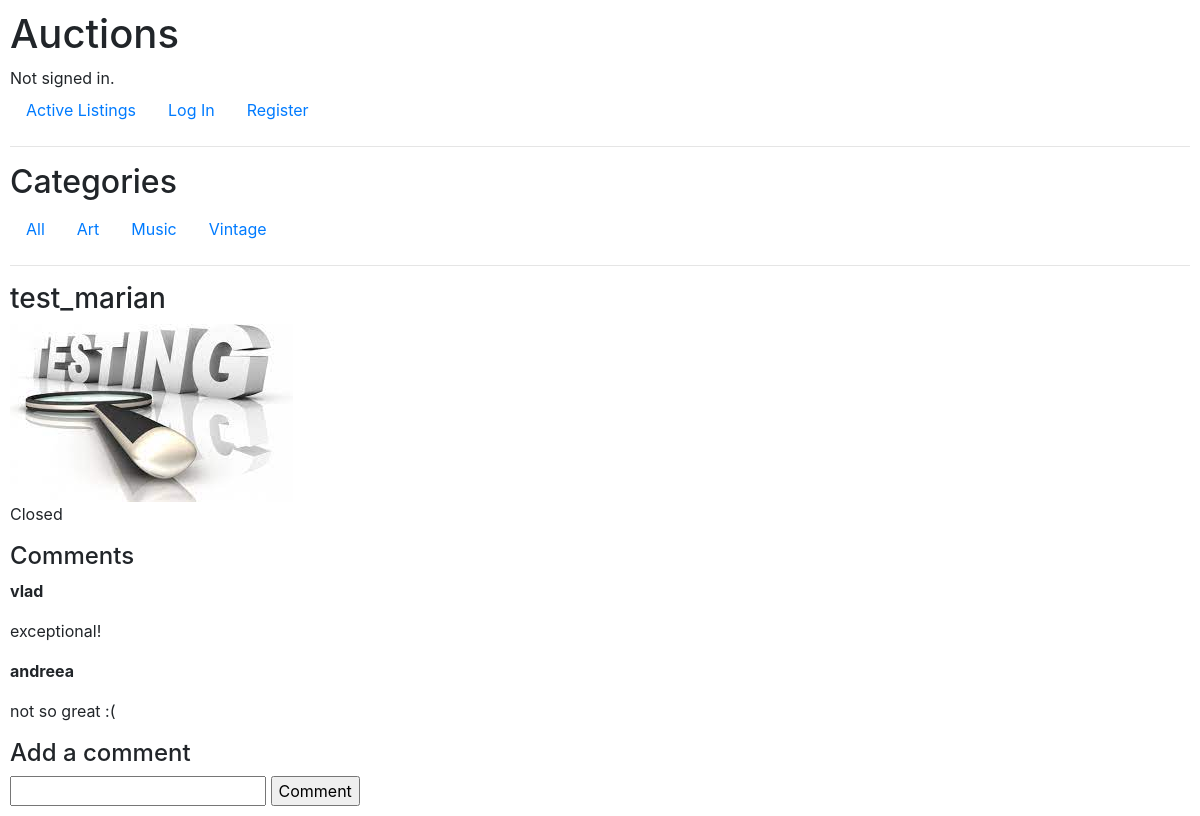
/listing/2, run on an earlier commit of the app's database.
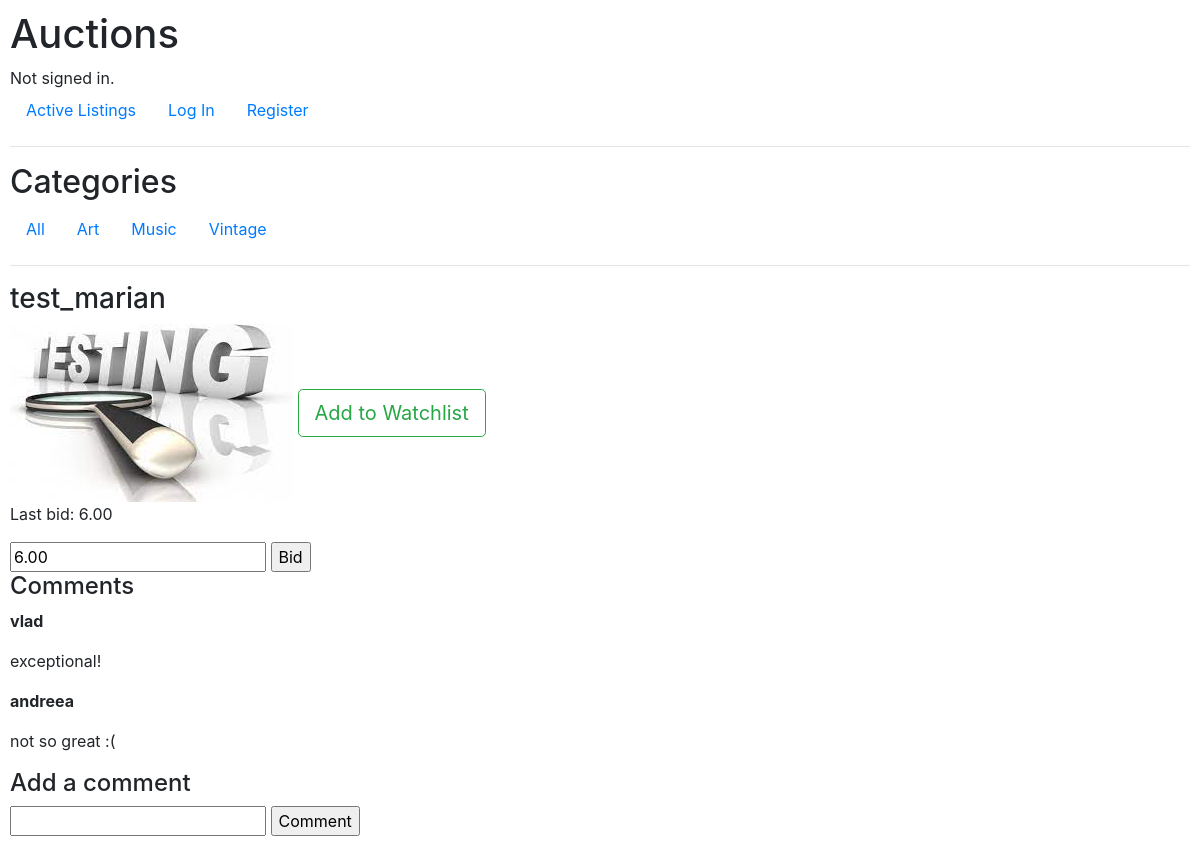
And on a later commit of the database.
### auctions/models.py (models this page shows)
class Bid(models.Model):
    user = models.ForeignKey(User, on_delete=models.CASCADE,null=False, blank=True, related_name="user_bid")
    listing = models.ForeignKey(Listing, on_delete=models.CASCADE,null=True, blank=True, related_name="listing_bid")
    bid = models.DecimalField(max_digits=3, decimal_places=2)
    def __str__(self):
        return str(self.bid)

### auctions/views.py (the view, shortened to what this page needs)
# urls.py: path("listing/<int:pk>", views.listing, name='listing'),
def listing(request, pk):
    listing = get_object_or_404(Listing, pk=pk)
    last_bid = Bid.objects.filter(listing=listing).last()
    comments = Comment.objects.filter(listing=listing)
    watching = Watching.objects.filter(user=request.user.id, listing=listing.id).exists()
    context = {
        "listing" : listing,
        'bid': last_bid,
        "comments":comments,
        "owner": checkOwner(request,listing),
        "watching": watching,
        }
    return render(request, "auctions/listing.html", context)

### auctions/models.py (called while the page is built)
    def image_url(self):
        return self.image.url if self.image else None

### auctions/templatetags/show_categories.py (called while the page is built)
@register.inclusion_tag("auctions/category_list.html")
def show_categories(categories):
    categories = Category.objects.all()
    return {"categories": categories}

### auctions/views.py (called while the page is built)
def checkOwner(req, lis):
    if req.user.id == lis.user.id:
        return True

### auctions/templates/auctions/listing.html (shortened to what this page needs)
{% extends "auctions/layout.html" %}
{% load static %}
{% block body %}
    <h3>{{listing.title}}</h3>
    {% if listing.image %}
    <img src="{{ listing.image_url }}" alt="{{ listing.title }}">
    {% else %}
        <img src="/uploads/default.jpg" alt="No image">
    {% endif %}
    {% if listing.active %}
        {% if not owner %}
            {% if watching %}
                <a href="{% url 'unwatch' listing.id  %}" role="button" class="btn btn-outline-secondary btn-lg">Remove from Watchlist</a>
            {% else %}
            <a href="{% url 'watch' listing.id  %}" role="button" class="btn btn-outline-success btn-lg">Add to Watchlist</a>
            {% endif %}
        {% endif %}
        {% if owner %}
            {% if bid %}
            <form action="" name="close" method="post">
                {% csrf_token %}
                <p>Highest bid: ${{bid}}</p>
                <input type="hidden" id="close" name="close">
                <input type="submit" value="Close auction">
            </form>
            {%else%}
                <p>No bids yet.</p>
            {% endif %}
        {% else %}
            {% if bid %}
                {% if bid.user.id == request.user.id%}
                    <p>You have the highest bid</p>
                    <p>Last bid: {{bid}}</p>
                {% else %}
                    <p>Last bid: {{bid}}</p>
                {% endif %}
            {%else%}
                <p>No bids yet.</p>
            {% endif %}
            {% if bid.user.id != request.user.id%}
            <form action="" name="bid" method="post">
                <input type="number" name="bid_amount" id="bid_amount"
                    {% if not bid %} min="{{listing.starting}}"
                    placeholder="{{listing.starting}}"
                    {% else %}
                    min="{{bid}}" placeholder="{{bid}}
                    {% endif %}"
                    value="{{bid}}"
                    required>
                <input type="submit" value="Bid">
            </form>
            {% endif %}
        {% endif %}
    {%else%}
        <p>Closed</p>
    {% endif %}
    <h4>Comments</h4>
    {% for comment in comments %}
    <p><b>{{comment.user}}</b></p>
    <p>{{comment.comment}}</p>
    {%empty%}
    <p>No comments yet.</p>
    {% endfor %}
   {% if not owner%}
   <h4>Add a comment</h4>
   <form action="" name="comment" method="post">
       <input type="textarea" name="comment" required>
       <input type="submit" value="Comment">
   </form>
   {% endif %}
{% endblock %}

What changed in the data, as far as the page shows it:
changed Listing "test_marian": active False → True (drawn)
now on this page (row unchanged): Bid: bid "6.00", bid_amount "6.00"
Also different on the page:
form field value: (not shown) → "Bid"
text no longer shown: "Closed"
text now shown: "Add to Watchlist Last bid:"
